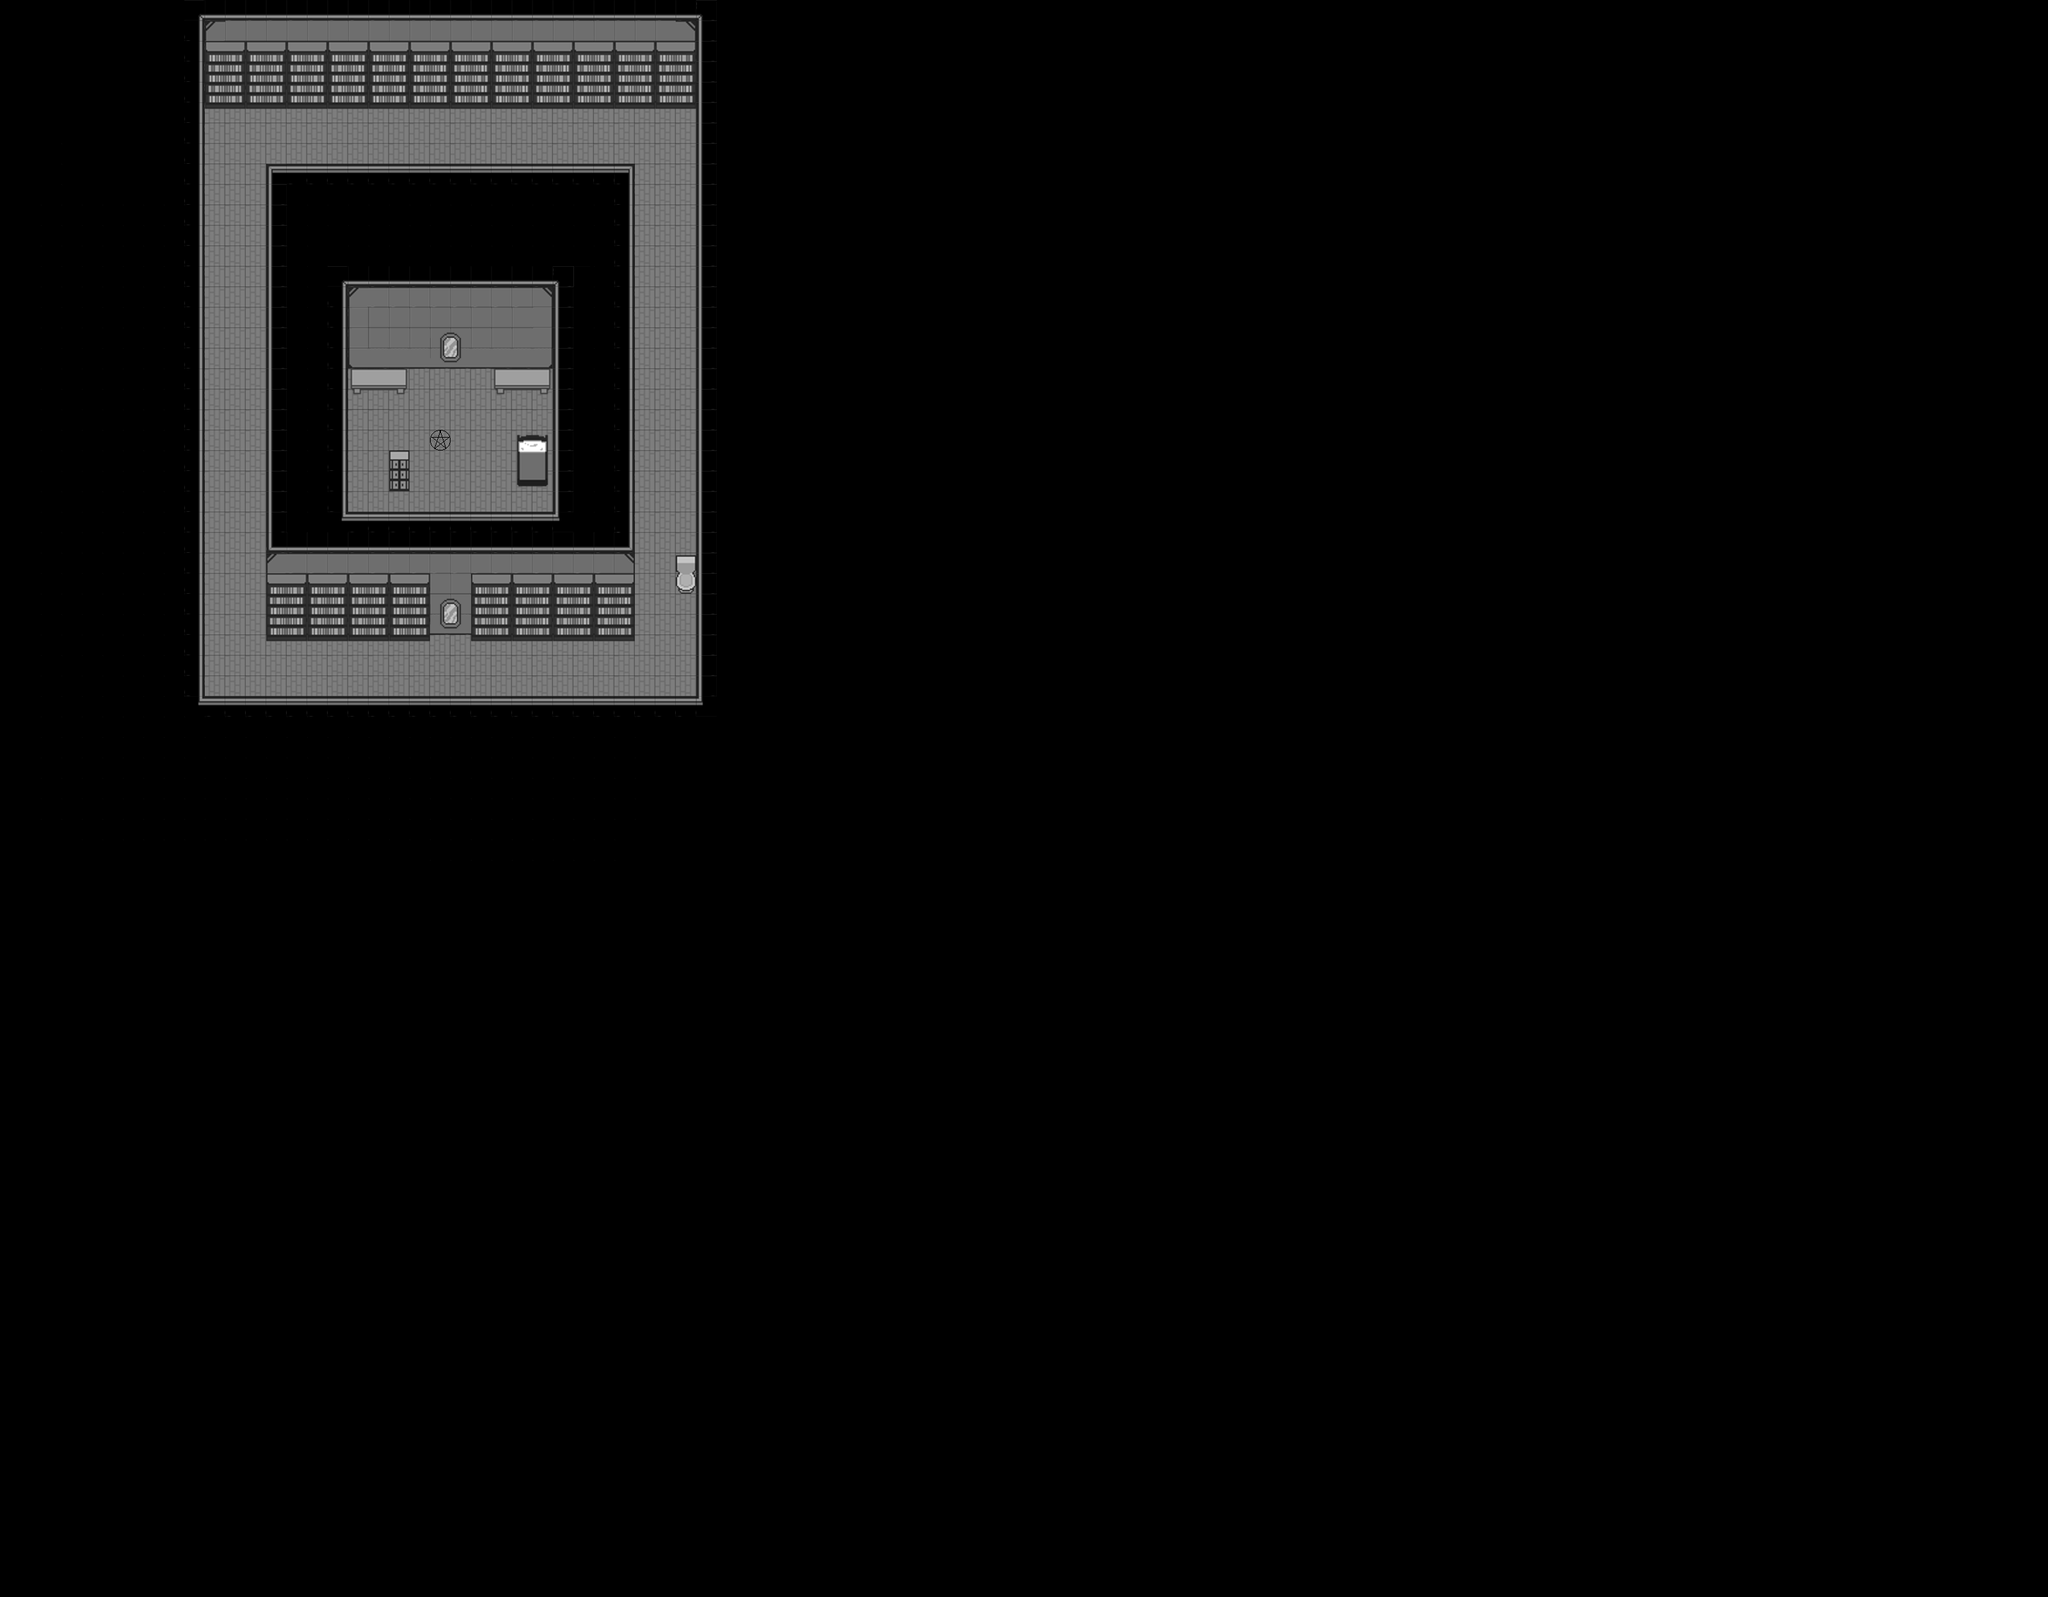

A level layout from a 2D game, rendered from its tile map. Below: a short description, then the map file with tile-grid data replaced by summaries:
An orthogonal 100x78 tile map with 32x32 px tiles, 4 tile layers (Ground, Walls, Border, Objects), 2 tilesets and 21 objects (17x wall, 2x mirror, player, pentagram).

<map version="1.0" orientation="orthogonal" renderorder="right-down" width="100" height="78" tilewidth="32" tileheight="32" nextobjectid="70">
 <tileset firstgid="1" source="house.tsx" />
 <tileset firstgid="257" source="goal.tsx" />
 <layer name="Ground" width="100" height="78">
  <data>[7800 cells, 1013 non-empty, 5 distinct tile ids]</data>
 </layer>
 <layer name="Walls" width="100" height="78">
  <data>[7800 cells, 208 non-empty, 9 distinct tile ids]</data>
 </layer>
 <layer name="Border" width="100" height="78">
  <data>[7800 cells, 234 non-empty, 12 distinct tile ids]</data>
 </layer>
 <layer name="Objects" width="100" height="78">
  <data>[7800 cells, 193 non-empty, 30 distinct tile ids]</data>
 </layer>
 <objectgroup name="objects">
  <object id="1" name="player" x="398.667" y="206.667" />
  <object id="34" name="pentagram" x="685.833" y="685.5" width="5.1667" height="4.1667" />
  <object id="36" name="mirror" x="687.667" y="520" width="32" height="45.5" />
  <object id="38" name="mirror" x="687.333" y="936.5" width="32.5" height="45" />
  <object id="39" name="wall" x="5.33333" y="-124" width="1492" height="293.333" />
  <object id="40" name="wall" x="1088" y="4" width="446.667" height="1401.33" />
  <object id="41" name="wall" x="2.66667" y="1085.33" width="1522.67" height="324" />
  <object id="42" name="wall" x="-1.33333" y="-121.33" width="321.333" height="1534.67" />
  <object id="52" name="wall" x="550.667" y="580" width="84" height="38.6667" />
  <object id="53" name="wall" x="804" y="672" width="56" height="88" />
  <object id="54" name="wall" x="606.667" y="704" width="33.3333" height="62.6667" />
  <object id="55" name="wall" x="772.667" y="574" width="84" height="42.6666" />
  <object id="60" name="wall" x="416" y="256" width="576" height="192" />
  <object id="62" name="wall" x="416" y="256" width="128" height="736" />
  <object id="63" name="wall" x="864" y="256" width="128" height="736" />
  <object id="64" name="wall" x="416" y="800" width="256" height="192" />
  <object id="65" name="wall" x="736" y="800" width="256" height="192" />
  <object id="66" name="wall" x="608" y="800" width="256" height="128" />
  <object id="67" name="wall" x="544" y="448" width="128" height="128" />
  <object id="68" name="wall" x="736" y="448" width="128" height="128" />
  <object id="69" name="wall" x="672" y="448" width="64" height="64" />
 </objectgroup>
</map>
